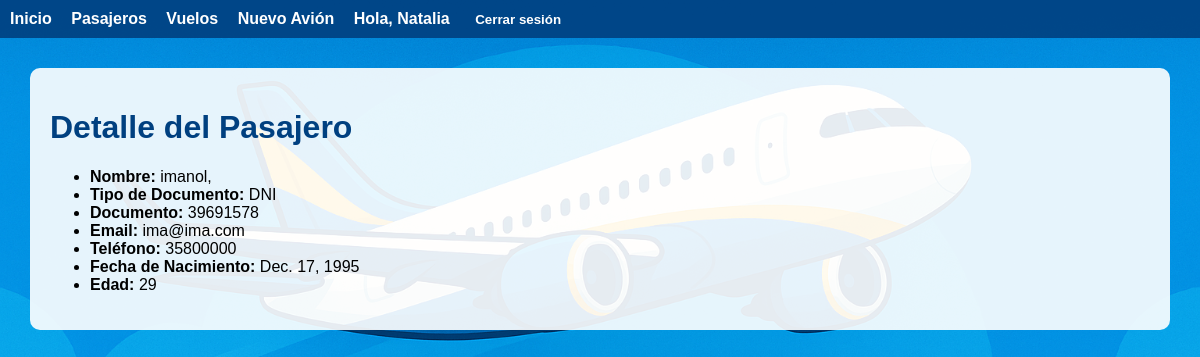
/pasajeros/3/ (signed in), run on the app's committed database.
### pasajeros/models.py (models this page shows, shortened)
class Pasajero(models.Model):
    TIPO_DOCUMENTO_CHOICES = [
        ('DNI', 'DNI'),
        ('PAS', 'Pasaporte'),
        ('LC', 'Libreta Cívica'),
        ('LE', 'Libreta de Enrolamiento'),
        ('OTRO', 'Otro'),
    ]
    nombre = models.CharField(max_length=100)
    tipo_documento = models.CharField(max_length=10, choices=TIPO_DOCUMENTO_CHOICES)
    documento = models.CharField(max_length=30, unique=True)
    email = models.EmailField()
    telefono = models.CharField(max_length=20)
    fecha_nacimiento = models.DateField()
    @property
    def edad(self):
        today = date.today()
        return today.year - self.fecha_nacimiento.year - (
            (today.month, today.day) < (self.fecha_nacimiento.month, self.fecha_nacimiento.day)
        )
    class Meta:
        verbose_name = 'Pasajero'
        verbose_name_plural = 'Pasajeros'
        ordering = ['nombre']

### pasajeros/views.py (the view)
# urls.py: path('<int:pasajero_id>/', views.detalle_pasajero, name='detalle_pasajero'),
@login_required
def detalle_pasajero(request, pasajero_id):
    if request.user.perfil and request.user.perfil.rol != 'admin':
        return redirect('home:index')
    pasajero = get_object_or_404(Pasajero, id=pasajero_id)
    return render(request, 'pasajeros/pasajeros_detail.html', {'pasajero': pasajero})

### usuarios/models.py (called while the page is built)
def get_perfil(self):
    try:
        return self.perfilusuario
    except PerfilUsuario.DoesNotExist:
        return None

### pasajeros/templates/pasajeros/pasajeros_detail.html
{% extends 'base.html' %}
{% block content %}
  <h1>Detalle del Pasajero</h1>
  <ul>
    <li><strong>Nombre:</strong> {{ pasajero.nombre }}</li>
    <li><strong>Tipo de Documento:</strong> {{ pasajero.tipo_documento }}</li>
    <li><strong>Documento:</strong> {{ pasajero.documento }}</li>
    <li><strong>Email:</strong> {{ pasajero.email }}</li>
    <li><strong>Teléfono:</strong> {{ pasajero.telefono }}</li>
    <li><strong>Fecha de Nacimiento:</strong> {{ pasajero.fecha_nacimiento }}</li>
    <li><strong>Edad:</strong> {{ pasajero.edad }}</li>
  </ul>
{% endblock %}

### home/templates/base.html (shortened to what this page needs)
{% load static %}
<!DOCTYPE html>
<html lang="es">
<head>
</head>
<body>
    <nav>
        <a href="{% url 'home:index' %}">Inicio</a>
        {% if user.is_authenticated %}
            <a href="{% url 'pasajeros:listado_pasajeros' %}">Pasajeros</a>
            <a href="{% url 'vuelos:vuelo_list' %}">Vuelos</a>
            {% if user.perfilusuario.rol != 'pasajero' %}
                <a href="{% url 'vuelos:crear_avion' %}">Nuevo Avión</a>
            {% endif %}
            <span>Hola, {{ user.username }}</span>
            <form action="{% url 'usuarios:logout' %}" method="post" style="display:inline;">
                <button type="submit">Cerrar sesión</button>
            </form>
        {% else %}
            <a href="{% url 'usuarios:login' %}">Iniciar sesión</a>
            <a href="{% url 'usuarios:registro' %}">Registrarse</a>
        {% endif %}
    </nav>
    <div class="container">
        {% block content %}
        {% endblock %}
    </div>
</body>
</html>

### data on the page
Pasajero: nombre "imanol,", tipo_documento "DNI", documento "39691578", email "ima@ima.com", telefono "35800000", fecha_nacimiento "Dec. 17, 1995", edad "29"

### other printed values
{{ user.username }} "Natalia"
